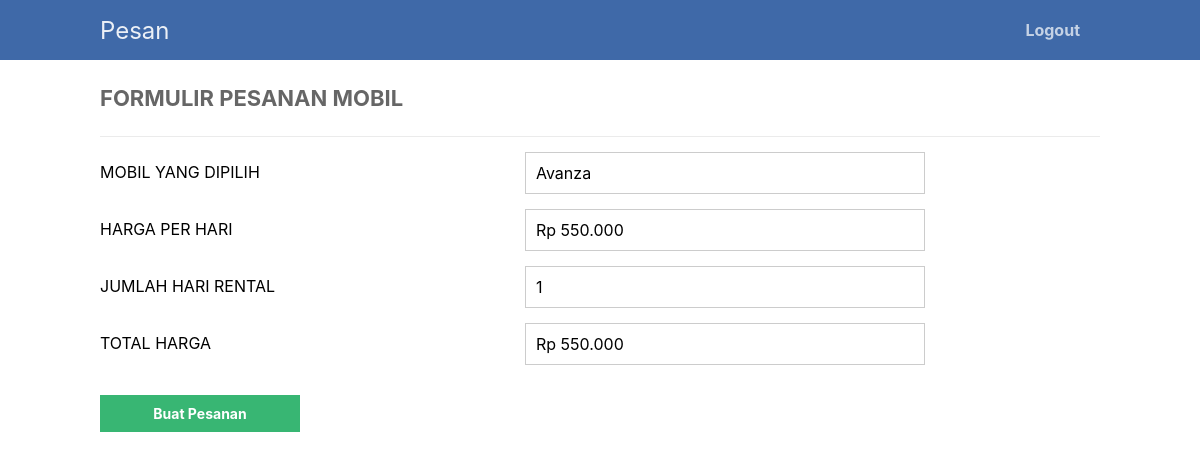
The page /create_user.php?car_id=1&car_name=Avanza&car_price=476000 (signed in) on the database as committed earlier.
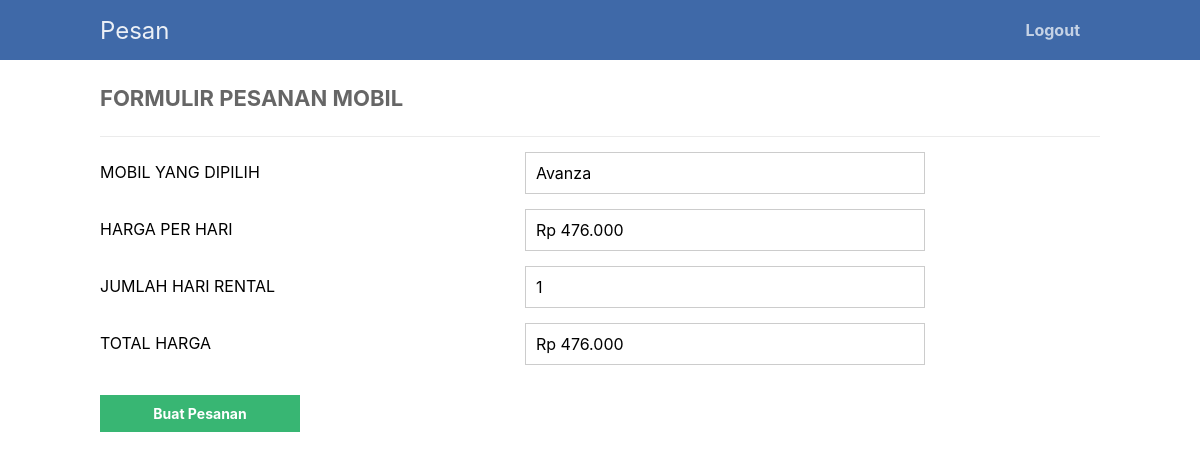
The same page on the database as committed later.
### tables this page shows
CREATE TABLE `car` (
  `id` int(11) NOT NULL,
  `foto` varchar(255) NOT NULL,
  `name` varchar(255) NOT NULL,
  `harga` decimal(10,2) NOT NULL DEFAULT 0.00,
  `transmisi` varchar(255) NOT NULL,
  `status` enum('tersedia','tidak_tersedia') NOT NULL DEFAULT 'tersedia'
);

### create_user.php (the view, shortened to what this page needs)
<?php
include 'functions1.php';
$pdo = pdo_connect_mysql();
$selected_car_id = intval($_GET['car_id'] ?? 0);
$stmt = $pdo->prepare('SELECT name, harga FROM car WHERE id = ?');
$stmt->execute([$selected_car_id]);
$car = $stmt->fetch(PDO::FETCH_ASSOC);
$car_name = htmlspecialchars($car['name']);
$car_price = floatval(str_replace(['Rp.', ',', ' '], '', $car['harga']));
?>
<?= template_header1('Buat Pesanan Baru') ?>
<div class="content update">
    <h2>FORMULIR PESANAN MOBIL</h2>
    <form action="create_user.php?car_id=<?= $selected_car_id ?>" method="post">
        <label for="mobil_dipilih">MOBIL YANG DIPILIH</label>
        <input type="text" id="mobil_dipilih" value="<?= $car_name ?>" readonly>
        <label for="car_price_display">HARGA PER HARI</label>
        <input type="text" id="car_price_display" value="Rp <?= number_format($car_price, 0, ',', '.') ?>" readonly>
        <label for="jumlah_hari">JUMLAH HARI RENTAL</label>
        <input type="number" name="jumlah_hari" id="jumlah_hari" min="1" value="1" required>
        <label for="total_harga_display">TOTAL HARGA</label>
        <input type="text" id="total_harga_display" value="Rp 0" readonly>
        <input type="submit" value="Buat Pesanan">
    </form>
</div>
<?= template_footer1() ?>

Rows that differ between the two databases and show on the page:
changed car "Avanza": harga "Rp 550.000" → "Rp 476.000"
Other text that changed with them:
form field value: "Rp 550.000" → "Rp 476.000"
